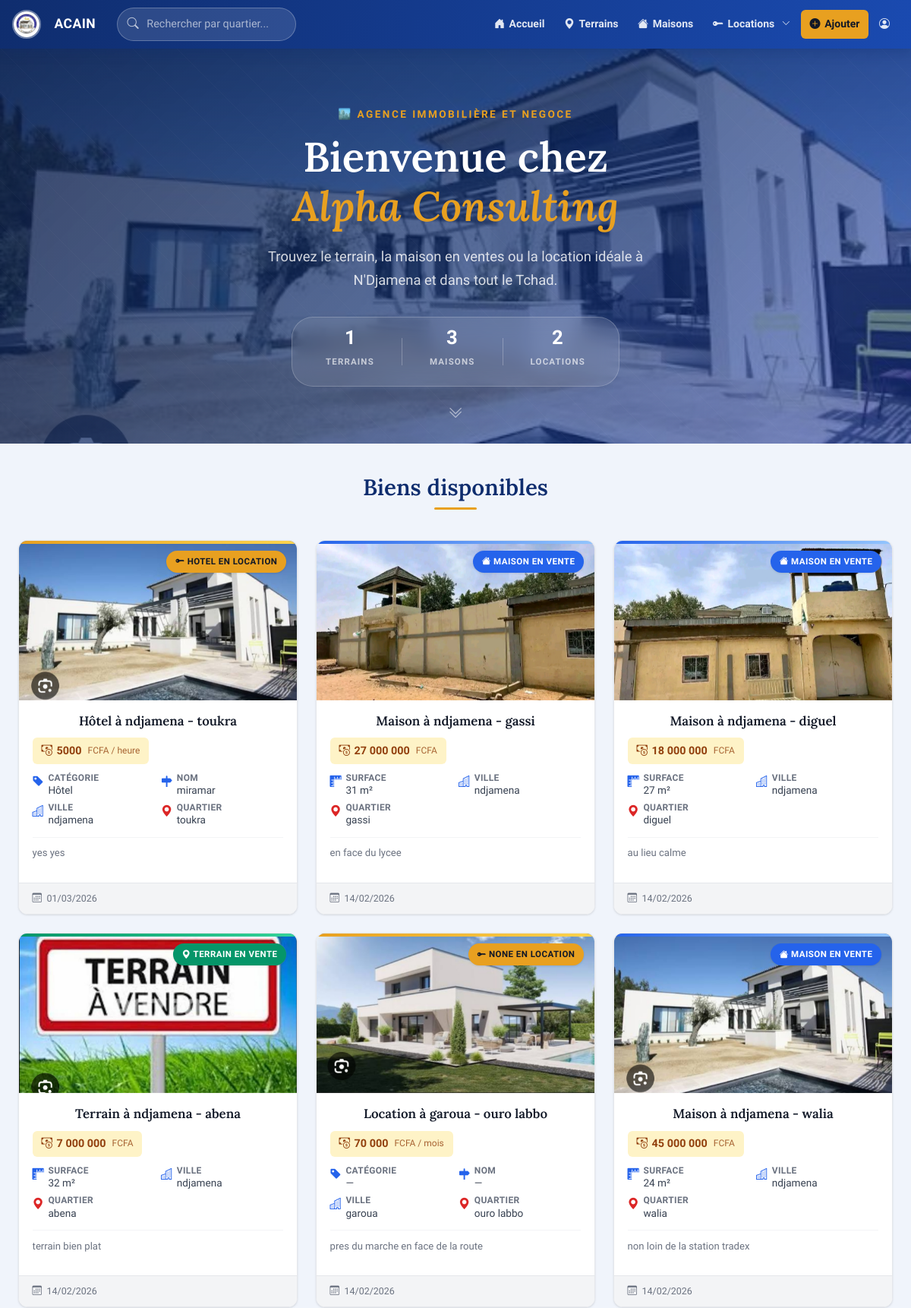
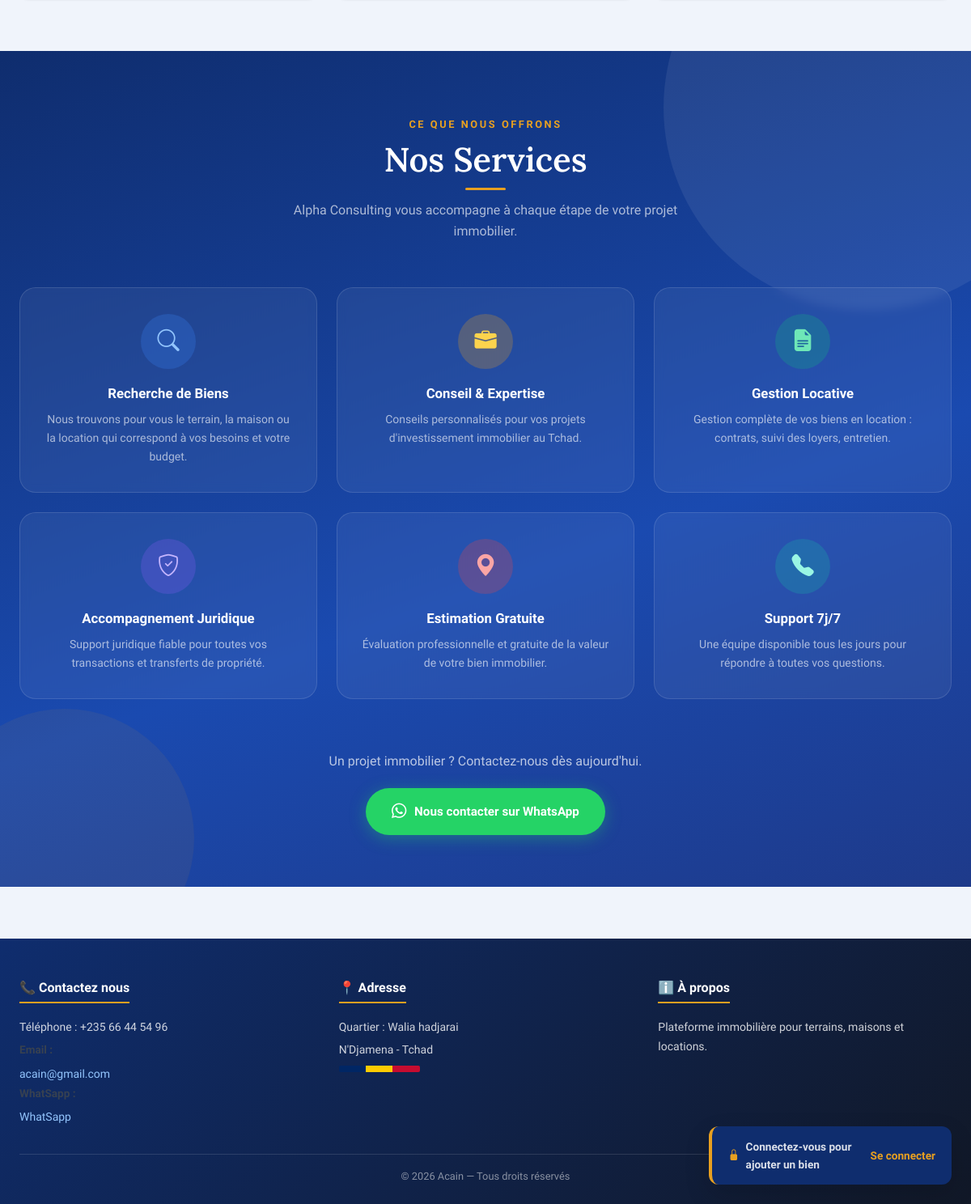
The page / on the database its author committed (2 pictures, top to bottom).
### immo2app/models.py (models this page shows, shortened)
class Terrain(models.Model):
    TYPE_CHOICES = [
        ('terrain',  'Terrain'),
        ('maison',   'Maison'),
        ('location', 'Location'),
    ]
    STATUT_CHOICES = [
        ('en_attente', 'En attente'),
        ('valide',     'Validé'),
        ('rejete',     'Rejeté'),
    ]
    CATEGORIE_LOCATION_CHOICES = [
        ('hotel',        'Hôtel'),
        ('appartement',  'Appartement'),
        ('chambre',      'Chambre'),
    ]
    type_bien   = models.CharField(max_length=200, choices=TYPE_CHOICES)
    proprietaire = models.ForeignKey(
        settings.AUTH_USER_MODEL,
        on_delete=models.CASCADE,
        related_name="terrains"
    )
    titre       = models.CharField(max_length=200)
    superficie  = models.CharField(max_length=100, blank=True, null=True)
    nom_location      = models.CharField(max_length=200, blank=True, null=True)
    categorie_location = models.CharField(
        max_length=50,
        choices=CATEGORIE_LOCATION_CHOICES,
        blank=True, null=True
    )
    prix         = models.CharField(max_length=100)
    localisation = models.CharField(max_length=200)
    quartier     = models.CharField(max_length=200)
    description  = models.TextField()
    date_ajout   = models.DateTimeField(auto_now_add=True)
    statut       = models.CharField(
        max_length=20,
        choices=STATUT_CHOICES,
        default='en_attente'
    )

class ImageTerrain(models.Model):
    terrain = models.ForeignKey(Terrain, related_name='images', on_delete=models.CASCADE)
    image   = models.ImageField(upload_to='terrains/')

### immo2app/views.py (the view)
# urls.py: 2. Add a URL to urlpatterns:  path('', views.home, name='home')
def home(request):
    terrains = Terrain.objects.filter(statut='valide').order_by('-date_ajout')
    return render(request, 'home.html', {'terrains': terrains})

### immo2app/templates/home.html (shortened to what this page needs)
{% extends "base.html" %}
{% load static %}
{% block extra_css %}
 <link rel="stylesheet" type="text/css" href="{% static 'immo2app/bootstrap-5.3.8-dist/css/liste_terrain.css' %}">
{% endblock %}
{% block content %}
    <div id="terrain-container">
        {% include "_liste_terrains_fragment.html" %}
    </div>
{% endblock %}

### immo2app/templates/base.html (shortened to what this page needs)
{% load static %}
<!DOCTYPE html>
<html lang="fr">
<head>
    <link rel="stylesheet" href="{% static 'immo2app/bootstrap-5.3.8-dist/css/bootstrap.min.css' %}">
    <link rel="stylesheet" href="{% static 'immo2app/bootstrap-icons/bootstrap-icons.css' %}">
    <link rel="stylesheet" href="{% static 'immo2app/bootstrap-5.3.8-dist/css/style-moderne.css' %}">
    {% block extra_css %}{% endblock %}
</head>
<body>
    {% include "navigation.html" %}
    <main>
        {% block content %}{% endblock %}
    </main>
    {% include "footer.html" %}
    {% if user.is_authenticated %}
    <div class="login-banner">
        <i class="bi bi-person-check-fill" style="color: var(--gold);"></i>
        <label>Connecté en tant que <strong>{{ user.username }}</strong></label>
        <a href="{% url 'deconnexion' %}">Se déconnecter</a>
    </div>
    {% else %}
    <div class="login-banner">
        <i class="bi bi-lock-fill" style="color: var(--gold);"></i>
        <label>Connectez-vous pour ajouter un bien</label>
        <a href="{% url 'connexion' %}">Se connecter</a>
    </div>
    {% endif %}
</body>
</html>

### immo2app/templates/navigation.html (shortened to what this page needs)
{% load static %}
<nav class="navbar navbar-expand-lg navbar-dark fixed-top">
    <div class="container-fluid px-3">
        <a class="navbar-brand d-flex align-items-center" href="{% url 'home' %}">
            <img src="{% static 'images/acain.png' %}" alt="Acain" class="rounded-circle me-2"
                 width="35" height="35" style="object-fit: cover;">
            <span class="fw-bold" style="font-size: 1.1rem;">ACAIN</span>
        </a>
        <div class="search-container-center">
            <i class="bi bi-search search-icon"></i>
            <input class="search-input" type="search" id="search-input"
                   name="q" placeholder="Rechercher par quartier..." autocomplete="off">
        </div>
        <div class="collapse navbar-collapse" id="navbarContent">
            <ul class="navbar-nav ms-auto mb-2 mb-lg-0">
                <li class="nav-item">
                    <a class="nav-link" href="{% url 'home' %}">
                        <i class="bi bi-house-door-fill"></i> Accueil
                    </a>
                </li>
                <li class="nav-item">
                    <a class="nav-link" href="{% url 'liste_terrains' %}">
                        <i class="bi bi-geo-alt-fill"></i> Terrains
                    </a>
                </li>
                <li class="nav-item">
                    <a class="nav-link" href="{% url 'liste_maisons' %}">
                        <i class="bi bi-house-fill"></i> Maisons
                    </a>
                </li>
                <li class="nav-item nav-dropdown" id="nav-locations">
                    <a class="nav-link nav-dropdown-toggle" href="#"
                       id="locationsToggle" role="button">
                        <i class="bi bi-key-fill"></i> Locations
                        <i class="bi bi-chevron-down nav-chevron"></i>
                    </a>
                </li>
                <li class="nav-item">
                    <a class="nav-link btn-add-nav" href="{% url 'ajouter_terrain' %}">
                        <i class="bi bi-plus-circle-fill"></i> Ajouter
                    </a>
                </li>
                <li class="nav-item">
                    <a class="nav-link" href="{% url 'connexion' %}">
                        <i class="bi bi-person-circle"></i>
                    </a>
                </li>
            </ul>
        </div>
    </div>
</nav>

### immo2app/templates/_liste_terrains_fragment.html (shortened to what this page needs)
{% load static %}
<div class="hero-banner">
    <div class="hero-overlay"></div>
    <div class="hero-content">
        <p class="hero-eyebrow">🏙️ Agence Immobilière et Negoce</p>
        <h1 class="hero-title">Bienvenue chez<br><span>Alpha Consulting</span></h1>
        <p class="hero-subtitle">Trouvez le terrain, la maison en ventes ou la location idéale à N'Djamena et dans tout le Tchad.</p>
        <div class="hero-stats">
            <div class="hero-stat"><span class="stat-num" id="countTerrains">—</span><a class="nav-link" href="{% url 'liste_terrains' %}"><span class="stat-lbl">Terrains</span></a></div>
            <div class="hero-stat"><span class="stat-num" id="countMaisons">—</span><a class="nav-link" href="{% url 'liste_maisons' %}"><span class="stat-lbl">Maisons</span></a></div>
            <div class="hero-stat"><span class="stat-num" id="countLocations">—</span><a class="nav-link" href="{% url 'liste_locations' %}"><span class="stat-lbl">Locations</span></a></div>
        </div>
    </div>
    <div class="hero-scroll-hint">
        <i class="bi bi-chevron-double-down"></i>
    </div>
</div>
<div class="container-modern">
    <h1 class="section-title fade-in">
         Biens disponibles
    </h1>
    <div class="row g-4">
        {% for terrain in terrains %}
        <div class="col-12 col-md-6 col-lg-4">
            <div class="terrain-card card-{{ terrain.type_bien }} fade-in">
                <span class="badge-type badge-{{ terrain.type_bien }}">
                    {% if terrain.type_bien == 'terrain' %}
                        <i class="bi bi-geo-alt-fill"></i> Terrain en vente
                    {% elif terrain.type_bien == 'maison' %}
                        <i class="bi bi-house-fill"></i> Maison en vente
                    {% else %}
                        <i class="bi bi-key-fill"></i> {{terrain.categorie_location }} en Location
                    {% endif %}
                </span>
                {% if terrain.images.all %}
                <div id="carousel{{ terrain.id }}" class="carousel slide" data-bs-ride="false">
                    <div class="carousel-inner">
                        {% for image in terrain.images.all %}
                        <div class="carousel-item {% if forloop.first %}active{% endif %}">
                            <img src="{{ image.image.url }}" alt="{{ terrain.titre }}">
                        </div>
                        {% endfor %}
                    </div>
                </div>
                {% else %}
                <div class="carousel-inner-placeholder">
                    <i class="bi bi-image"></i>
                </div>
                {% endif %}
                <div class="card-body">
                    <h5 class="card-title">{{ terrain.titre }}</h5>
                    <div class="prix-badge">
                        <i class="bi bi-cash-coin"></i>
                        {{ terrain.prix }}
                        {% if terrain.type_bien == 'location' %}
                            {% if terrain.categorie_location == 'hotel' %}
                                <span class="prix-mois"> FCFA / heure</span>
                            {% else %}
                                <span class="prix-mois"> FCFA / mois</span>
                            {% endif %}
                          {% else %}
                            <span class="prix-mois"> FCFA </span>
                        {% endif %}
                    </div>
                    <div class="bien-details">
                        {% if terrain.type_bien == 'location' %}
                        <div class="detail-item">
                            <i class="bi bi-tag-fill text-primary"></i>
                            <div>
                                <strong>Catégorie</strong>
                                <span>{{ terrain.get_categorie_location_display|default:"—" }}</span>
                            </div>
                        </div>
                        <div class="detail-item">
                            <i class="bi bi-signpost-fill text-primary"></i>
                            <div>
                                <strong>Nom</strong>
                                <span>{{ terrain.nom_location|default:"—" }}</span>
                            </div>
                        </div>
                        {% else %}
                        <div class="detail-item">
                            <i class="bi bi-rulers text-primary"></i>
                            <div>
                                <strong>Surface</strong>
                                <span>{{ terrain.superficie }} m²</span>
                            </div>
                        </div>
                        {% endif %}
                        <div class="detail-item">
                            <i class="bi bi-building text-primary"></i>
                            <div>
                                <strong>Ville</strong>
                                <span>{{ terrain.localisation }}</span>
                            </div>
                        </div>
                        <div class="detail-item">
                            <i class="bi bi-geo-alt-fill text-danger"></i>
                            <div>
                                <strong>Quartier</strong>
                                <span>{{ terrain.quartier }}</span>
                            </div>
                        </div>
                    </div>
                    <p class="card-description">
                        {{ terrain.description|truncatewords:12 }}
                    </p>
                </div>
                <div class="card-footer">
                    <i class="bi bi-calendar3"></i>
                    {{ terrain.date_ajout|date:"d/m/Y" }}
                </div>
            </div>
        </div>
        {% endfor %}
    </div>
</div>
<section class="services-section">
    <div class="services-inner">
        <div class="services-header fade-in">
            <p class="services-eyebrow">Ce que nous offrons</p>
            <h2 class="services-title">Nos Services</h2>
            <p class="services-subtitle">Alpha Consulting vous accompagne à chaque étape de votre projet immobilier.</p>
        </div>
        <div class="services-grid">
            <div class="service-card fade-in">
                <div class="service-icon-wrap service-icon-blue">
                    <i class="bi bi-search"></i>
                </div>
                <h3>Recherche de Biens</h3>
                <p>Nous trouvons pour vous le terrain, la maison ou la location qui correspond à vos besoins et votre budget.</p>
            </div>
            <div class="service-card fade-in">
                <div class="service-icon-wrap service-icon-gold">
                    <i class="bi bi-briefcase-fill"></i>
                </div>
                <h3>Conseil & Expertise</h3>
                <p>Conseils personnalisés pour vos projets d'investissement immobilier au Tchad.</p>
            </div>
            <div class="service-card fade-in">
                <div class="service-icon-wrap service-icon-green">
                    <i class="bi bi-file-earmark-text-fill"></i>
                </div>
                <h3>Gestion Locative</h3>
                <p>Gestion complète de vos biens en location : contrats, suivi des loyers, entretien.</p>
            </div>
            <div class="service-card fade-in">
                <div class="service-icon-wrap service-icon-purple">
                    <i class="bi bi-shield-check"></i>
                </div>
                <h3>Accompagnement Juridique</h3>
                <p>Support juridique fiable pour toutes vos transactions et transferts de propriété.</p>
            </div>
            <div class="service-card fade-in">
                <div class="service-icon-wrap service-icon-red">
                    <i class="bi bi-geo-alt-fill"></i>
                </div>
                <h3>Estimation Gratuite</h3>
                <p>Évaluation professionnelle et gratuite de la valeur de votre bien immobilier.</p>
            </div>
            <div class="service-card fade-in">
                <div class="service-icon-wrap service-icon-teal">
                    <i class="bi bi-telephone-fill"></i>
                </div>
                <h3>Support 7j/7</h3>
                <p>Une équipe disponible tous les jours pour répondre à toutes vos questions.</p>
            </div>
        </div>
        <div class="services-cta fade-in">
            <p>Un projet immobilier ? Contactez-nous dès aujourd'hui.</p>
            <a href="https://wa.me/+23566445496" target="_blank" class="cta-btn">
                <i class="bi bi-whatsapp"></i> Nous contacter sur WhatsApp
            </a>
        </div>
    </div>
</section>

### immo2app/templates/footer.html (shortened to what this page needs)
<footer class="footer">
    <div class="footer-container">
        <div class="footer-section">
            <h4>📞 Contactez nous</h4>
            <p>Téléphone : +235 66 44 54 96</p>
            <label for="">Email :</label><a href="mailto:acain@gmail.com" title="Contactez nous">acain@gmail.com</a><br>
           <label for="">WhatSapp : </label> <a href="https://wa.me/+23566445496" target="_blank" title="WhatSapp">
                 WhatSapp
            </a>
        </div>
        <div class="footer-section">
            <h4>📍 Adresse</h4>
            <p>Quartier : Walia hadjarai</p>
            <p>N'Djamena - Tchad</p>
            <table class="flag-table">
                <tr class="table-line">
                    <td class="bleu"></td>
                    <td class="jaune"></td>
                    <td class="rouge"></td>
                </tr>
            </table>
        </div>
        <div class="footer-section">
            <h4>ℹ️ À propos</h4>
            <p>Plateforme immobilière pour terrains, maisons et locations.</p>
        </div>
    </div>
    <div class="footer-bottom">
        © {{ year|default:2026 }} Acain — Tous droits réservés
    </div>
</footer>

### rows shown on the page
Terrain: categorie_location "HOTEL", titre "Hôtel à ndjamena - toukra", prix "5000", type_bien "FCFA / heure", categorie_location "Hôtel", nom_location "miramar", localisation "ndjamena", quartier "toukra", description "yes yes", date_ajout "01/03/2026"
ImageTerrain: image (picture)
Terrain: type_bien "maison" (drawn), titre "Maison à ndjamena - gassi", prix "27 000 000", superficie "31", localisation "ndjamena", quartier "gassi", description "en face du lycee", date_ajout "14/02/2026"
ImageTerrain: image (picture)
Terrain: type_bien "maison" (drawn), titre "Maison à ndjamena - diguel", prix "18 000 000", superficie "27", localisation "ndjamena", quartier "diguel", description "au lieu calme", date_ajout "14/02/2026"
ImageTerrain: image (picture)
Terrain: type_bien "terrain" (drawn), titre "Terrain à ndjamena - abena", prix "7 000 000", superficie "32", localisation "ndjamena", quartier "abena", description "terrain bien plat", date_ajout "14/02/2026"
ImageTerrain: image (picture)
Terrain: categorie_location "NONE", titre "Location à garoua - ouro labbo", prix "70 000", type_bien "FCFA / mois", categorie_location "—", nom_location "—", localisation "garoua", quartier "ouro labbo", description "pres du marche en face de la route", date_ajout "14/02/2026"
ImageTerrain: image (picture)
Terrain: type_bien "maison" (drawn), titre "Maison à ndjamena - walia", prix "45 000 000", superficie "24", localisation "ndjamena", quartier "walia", description "non loin de la station tradex", date_ajout "14/02/2026"
ImageTerrain: image (picture)

### other values the page prints
{{ year|default:2026 }} "2026"
